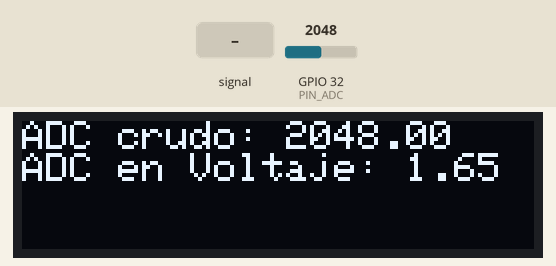
Simulated run of this sketch. Board: ESP32. On the bench: 128×32 one-colour display. Inputs (shaded band) come from the test bench; at power-on: GPIO 32 (PIN_ADC) = 2048. What the sketch prints to the serial monitor is not drawn.

Above: at 2.2 s.
2.3 s: GPIO 32 (PIN_ADC) fed a 200 Hz sine of ±327 counts around its level
At 2.42 s:
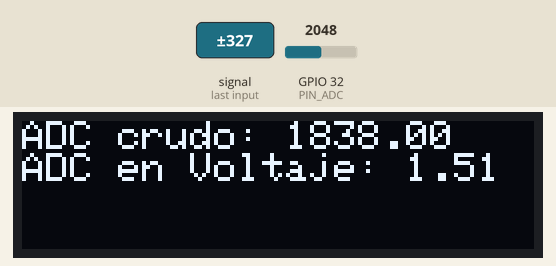
3.8 s: GPIO 32 (PIN_ADC) set to 2866
At 4.8 s:
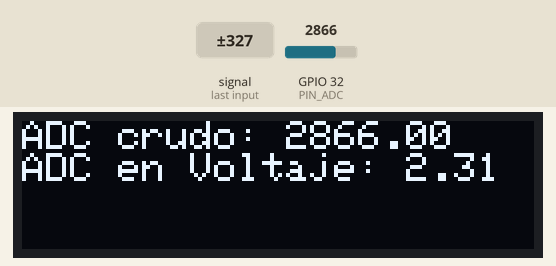
5.3 s: GPIO 32 (PIN_ADC) set to 3603
At 6.6 s:
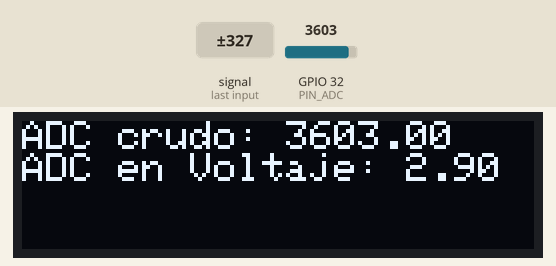
6.9 s: GPIO 32 (PIN_ADC) set to 4095
At 7.2 s:
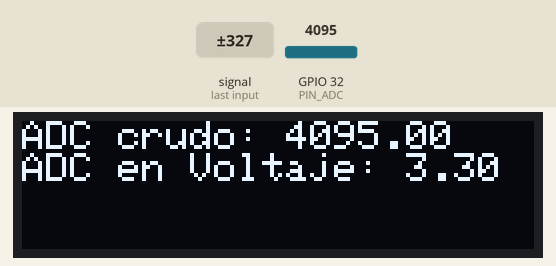
Timing chart, 0 to 9.4 s (numbered marks = the images above; inputs shaded):
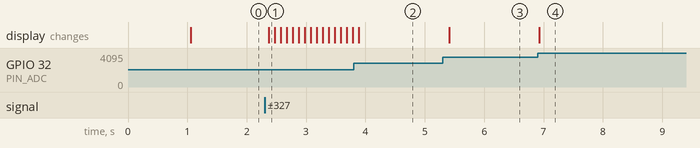

The sketch:

Display_con_Pote.ino
```cpp
#include <Adafruit_GFX.h>
#include <Adafruit_SH110X.h>
#include <splash.h>
#include "config.h"

Adafruit_SH1106G display = Adafruit_SH1106G(SCREEN_WIDTH, SCREEN_HEIGHT, &Wire);

void displayInit(){
  display.begin(0x3C, true); // Address 0x3C default
  display.clearDisplay();
  display.setTextSize(1);
  display.setTextColor(SH110X_WHITE);
  display.setCursor(0,0);
  display.println(F("Hola Mundo!"));
  display.println(F("Datos de Compilacion:"));
  display.printf("Fecha %s\n",__DATE__);
  display.printf("Hora: %s\n",__TIME__);
  display.display();
}

void displayUpdateAndShow(unsigned long interval, float valorADC, float valorADC2){
	static unsigned long previousMillis = 0;
	unsigned long currentMillis = millis();

  if(currentMillis - previousMillis > interval)
  {
		previousMillis = currentMillis;
    display.clearDisplay();
    display.setCursor(0,0);
//    display.printf("ADC: %.2f\n",valorADC);
    display.printf("ADC crudo: %.2f\n",valorADC);
    display.printf("ADC en Voltaje: %.2f\n", valorADC2);
    display.display();
	}
}

void setup() {
  Serial.begin(BAUDRATE);
  Serial.println(F("Iniciando Display..."));
  displayInit();
  Serial.println(F("Display Iniciado"));
  delay(1000);
  display.setCursor(0,0);
}

void loop() {
  float valorADC = analogRead(PIN_ADC);
  float valorADC2 = analogRead(PIN_ADC) * 3.3 / 4095.0;
  displayUpdateAndShow(100, valorADC, valorADC2);
}

  float valorADC = (float) map(analogRead(PIN_ADC), 0, 4095, 4095, 0);
  float valorADC2 = (float) map(analogRead(PIN_ADC),0 ,4095, 4095, 0) * 3.3 / 4095.0;
```

config.h
```cpp
#include <Arduino.h>
#pragma once

// BAUDRATE
const long BAUDRATE = 115200;

// PARPADEO
const int BLINK_OK = 250;

// OLED
const int SCREEN_WIDTH = 128; // OLED display width, in pixels
const int SCREEN_HEIGHT = 32; // OLED display height, in pixels
#define LINEA_BLANCO  F("                    ")

// PINOUT
// PINOUT
const int DHT_PIN = GPIO_NUM_33;        // ADC1_5
const int PIN_ADC = GPIO_NUM_32;        // ADC1_4
const int PIN_ENC_A = GPIO_NUM_18;      //
const int PIN_ENC_B = GPIO_NUM_5;       //
const int PIN_ENC_PUSH = GPIO_NUM_19;   //
const int PIN_LED_R = GPIO_NUM_23;      //
const int PIN_LED_G = GPIO_NUM_1;       // TX0!
//const int PIN_SERVO_1 = GPIO_NUM_4;   // ADC2_0
//const int PIN_SERVO_2 = GPIO_NUM_15;  // ADC2_3
//const int PIN_SERVO_3 = GPIO_NUM_13;  // ADC2_4
//const int PIN_SERVO_4 = GPIO_NUM_12;  // ADC2_5
//const int PIN_SERVO_5 = GPIO_NUM_14;  // ADC2_6

/* NO ES POSIBLE USAR WIFI Y SERVOS AL MISMO TIEMPO*/
```

Measured:
- after the input at 2.3 s, the display: changes after 0.07 s (image 1)
- after the input at 5.3 s, the display: changes after 0.11 s (image 3)
- after the input at 6.9 s, the display: changes at once (image 4)
